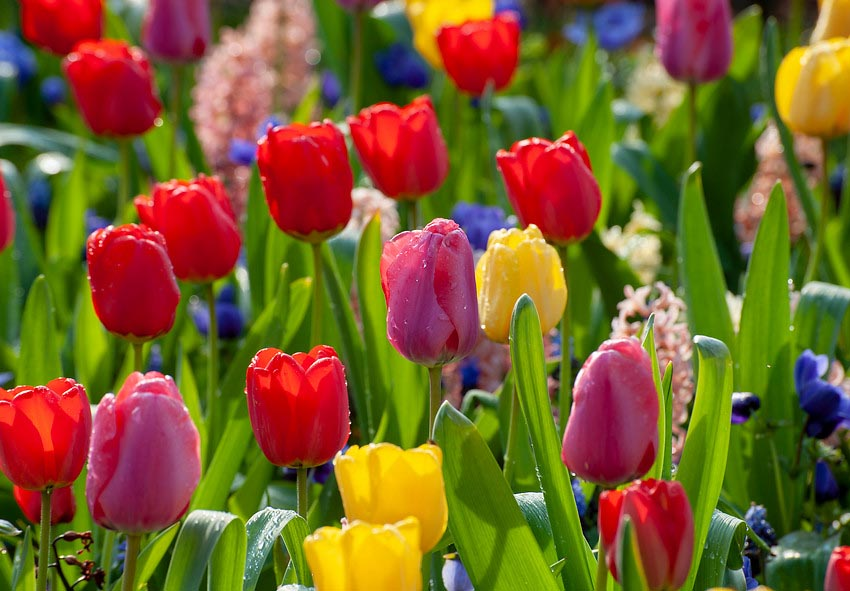
#> input picture image.jpg, 850 x 591 px
$ python TP_filtrage.py
#> lines starting #> are read from the running program, lines starting #| are printed output that depends on the picture
# dépendances.
# pip install opencv-python numpy matplotlib

import cv2 as cv
import numpy as np
import matplotlib.pyplot as plt

image = cv.imread("image.jpg")
#> image is the input picture: shape (591, 850, 3); mean B, G, R 43, 94.4, 121.9

# conversion pour afficher en matplotlib
image_rgb = cv.cvtColor(image, cv.COLOR_BGR2RGB)
# et gris
image_gris = cv.cvtColor(image, cv.COLOR_BGR2GRAY)
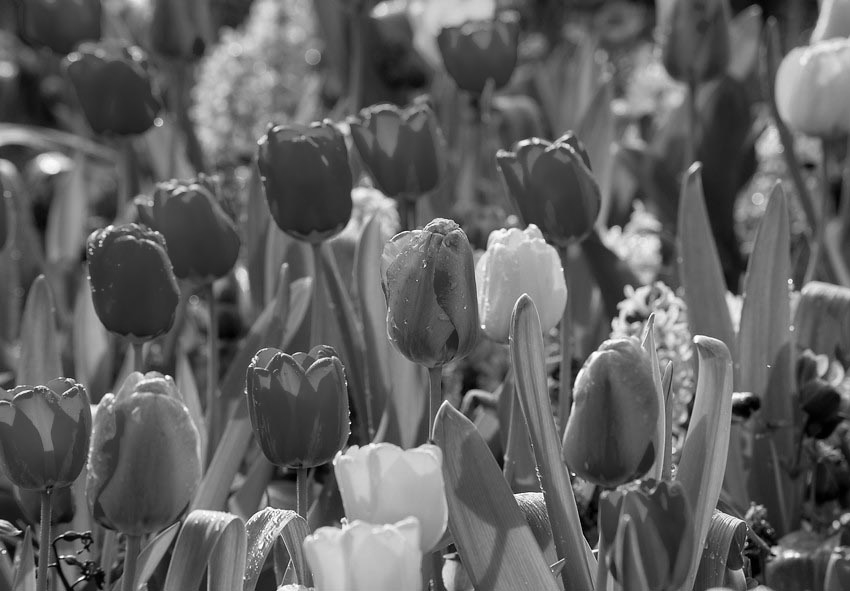
#> image_gris: shape (591, 850); min 0, max 255, mean 96.7

# TODO Créer un noyau de convolution 3x3 pour un filtre moyenneur
noyau_moyenneur = np.ones((3, 3), np.float32) / 9

# Appliquer le filtre moyenneur.
'''
image_filtrée = cv.filter2D(image_gris, -1, noyau_moyenneur)
cv.namedWindow('image filtrée', cv.WINDOW_NORMAL)
cv.imshow('image filtrée', image_filtrée)
cv.waitKey(0)
cv.destroyAllWindows()
'''

# Recommencer avec des noyaux 5x5 et 9x9.
'''
noyau_5x5 = np.ones((5, 5), np.float32) / 25
noyau_9x9 = np.ones((9, 9), np.float32) / 81

image_filtrée_5x5 = cv.filter2D(image_gris, -1, noyau_5x5)
cv.namedWindow('image filtrée', cv.WINDOW_NORMAL)
cv.imshow('image filtrée', image_filtrée_5x5)
cv.waitKey(0)
cv.destroyAllWindows()
'''

'''
image_filtrée_9x9 = cv.filter2D(image_gris, -1, noyau_9x9)
cv.namedWindow('image filtrée', cv.WINDOW_NORMAL)
cv.imshow('image filtrée', image_filtrée_9x9)
cv.waitKey(0)
cv.destroyAllWindows()
'''

# Comparer les résultats.
# les images filtrées sont plus lisses avec des noyaux plus grands.


# bruitage d'une image
bruit = np.random.normal(0, 25, image_gris.shape)

image_bruitee = (image_gris.astype(np.float32) + bruit)
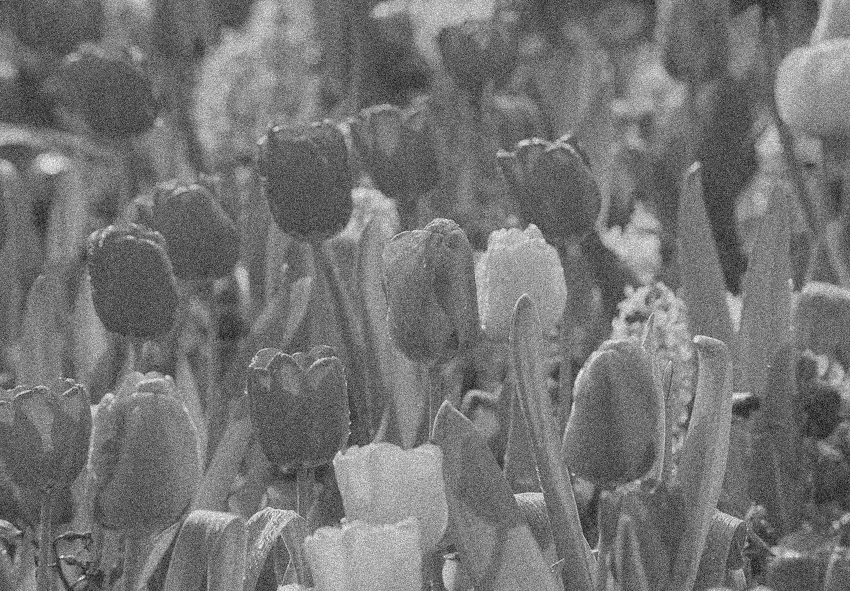
#> image_bruitee: shape (591, 850) float64; min -90.08, max 319, mean 96.8; drawn with min black and max white

# TODO Afficher l'image bruitée.
'''
cv.namedWindow('image bruitée', cv.WINDOW_NORMAL)
cv.imshow('image bruitée', image_bruitee)
cv.waitKey(0)
cv.destroyAllWindows()
'''
# Appliquer un filtre gaussien.
'''
image_gaussienne = cv.GaussianBlur(image_bruitee, (5, 5), 0)
cv.namedWindow('image gaussienne', cv.WINDOW_NORMAL)
cv.imshow('image gaussienne', image_gaussienne)
cv.waitKey(0)
cv.destroyAllWindows()
'''
# Appliquer un filtre médian.
'''
image_mediane = cv.medianBlur(image_bruitee, 5)
cv.namedWindow('image mediane', cv.WINDOW_NORMAL)
cv.imshow('image mediane', image_mediane)
cv.waitKey(0)
cv.destroyAllWindows()
'''
# Comparer les résultats (flou, contours, etc).
# le filtre gaussien est plus efficace pour réduire le bruit, tandis que le filtre médian est plus efficace pour préserver les contours.


# TODO Créer le noyau Laplacien.
#       |  0  -1   0 |
#       | -1   4  -1 |
#       |  0  -1   0 |
'''
noyau_laplacien = np.array([[0, -1, 0], [-1, 4, -1], [0, -1, 0]], np.float32)
# Appliquer le filtre.
image_laplacien = cv.filter2D(image_gris, -1, noyau_laplacien)
# Afficher le résultat.
cv.namedWindow('image laplacien', cv.WINDOW_NORMAL)
cv.imshow('image laplacien', image_laplacien)
cv.waitKey(0)
cv.destroyAllWindows()
'''

# TODO : donner la formule de cv2.Sobel (en cherchant sur internet) et expliquer en quoi cela donne les contours de l'image
# la fonction cv2.Sobel calcule la dérivée première de l'image dans une direction donnée (x ou y) en utilisant un noyau de convolution. Cela permet de détecter les variations d'intensité dans l'image, ce qui correspond aux contours.


# Le gradient total est donné par :
# G = sqrt(Gx^2 + Gy^2) avec Gx et Gy les variations verticales et horizontales.
# calculer et afficher le gradient total.
'''
Gx = cv.Sobel(image_gris, cv.CV_64F, 1, 0, ksize=5)
Gy = cv.Sobel(image_gris, cv.CV_64F, 0, 1, ksize=5)
G = np.sqrt(Gx**2 + Gy**2)
G = np.uint8(G)
cv.namedWindow('gradient total', cv.WINDOW_NORMAL)
cv.imshow('gradient total', G)
cv.waitKey(0)
cv.destroyAllWindows()
'''

# Quelle est la différence entre un filtre passe-bas et un filtre passe-haut ?
# le filtre passe-bas laisse passer les basses fréquences (les variations lentes de l'image) et atténue les hautes fréquences (les variations rapides de l'image), tandis que le filtre passe-haut fait l'inverse, laissant passer les hautes fréquences et atténuant les basses fréquences.

# Étudier la documentation du filtre de Canny pour comprendre ses paramètres.
image_canny = cv.Canny(image_gris, 100,200)
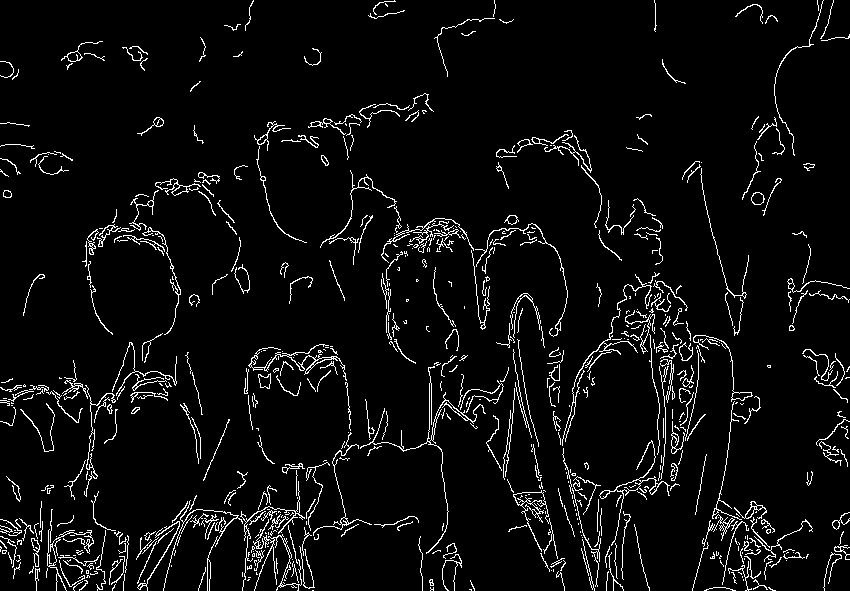
#> image_canny: shape (591, 850); 5% white in thin lines or dots
cv.namedWindow('image canny', cv.WINDOW_NORMAL)
cv.imshow('image canny', image_canny)
cv.waitKey(0)
cv.destroyAllWindows()

#les paramètres du filtre de Canny sont les seuils inférieur et supérieur pour la détection des contours. Le seuil inférieur est utilisé pour détecter les contours faibles, tandis que le seuil supérieur est utilisé pour détecter les contours forts. Les contours faibles sont connectés aux contours forts pour former des contours complets.


''' Pour ceux qui ont fini trop tôt :

Générer un bruit poivre et sel en perturbant aléatoirement 10% des pixels en leur mettant pour valeur 0 our 255.

Étudier les performances d'uen filtre Gaussien et d'un filtre médian.

Lire la documentation de la fonction PSNR et tester les performances de différents filtre.

Implémenter manuellement (avec des boucles for) un filtre moyenneur sans utiliser cv2.filter2D() et comparer le temps d'exécution entre une implémentation manuelle et OpenCV.

Étudier l'influence de la taille du noyau sur le temps d'exécution.
'''
